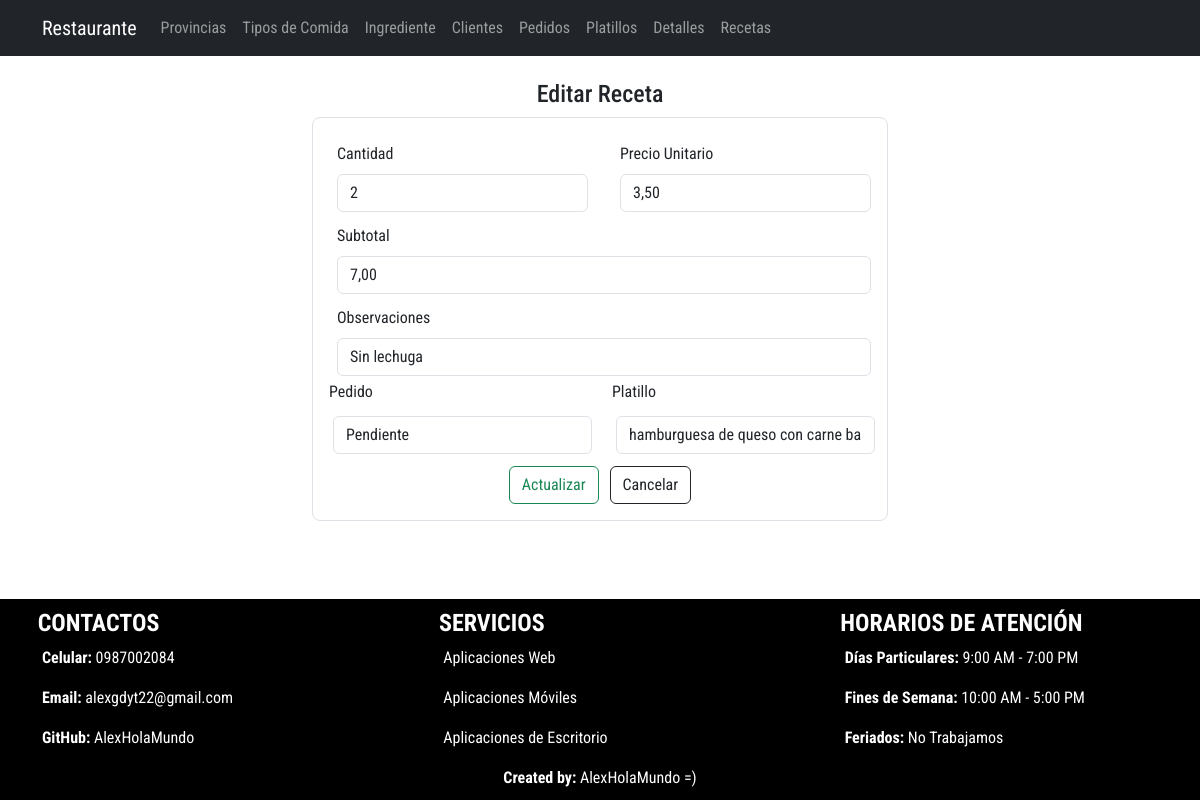
The app's page /editarDetalle/4 with its own data.
### Aplicaciones/RestauranteWT/models.py (models this page shows, shortened)
class Detalle(models.Model):
    idDetalle_wt = models.AutoField(primary_key=True)
    cantidad_wt = models.IntegerField()
    precio_unitario_wt = models.DecimalField(max_digits=8, decimal_places=2)
    subtotal_wt = models.DecimalField(max_digits=8, decimal_places=2)
    observaciones_wt = models.CharField(max_length=50)
    pedido_wt = models.ForeignKey(Pedido, null=True, blank=True, on_delete=models.CASCADE)
    platillo_wt = models.ForeignKey(Platillo, null=True, blank=True, on_delete=models.CASCADE)

### Aplicaciones/RestauranteWT/views.py (the view)
# urls.py: path('editarDetalle/<int:id>', views.editarDetalle),
def editarDetalle(request, id):
    detalleEditar=Detalle.objects.get(idDetalle_wt=id)
    pedidoBdd=Pedido.objects.all()
    platilloBdd=Platillo.objects.all()
    return render(request, 'editarDetalle.html', {'detalle':detalleEditar, 'pedidos':pedidoBdd, 'platillos':platilloBdd})

### Aplicaciones/RestauranteWT/templates/editarDetalle.html (shortened to what this page needs)
 {% extends "plantilla.html" %} {% block contenido %}
<div class="container w-50 mt-4 mb-4">
  <h4 class="text-center">Editar Receta</h4>
  <form
    class="border p-3 rounded-3"
    action="/actualizarDetalle/"
    method="POST"
    enctype="multipart/form-data"
  >
    <div class="row">
      <div class="col-md-6">
        <div class="m-1">
          <label for="" class="form-label m-1">Cantidad</label>
          <input
            type="number"
            required
            class="form-control m-1"
            placeholder="Ej.2 "
            value="{{detalle.cantidad_wt}}"
            name="cantidad_wt"
            id="cantidad_wt"
          />
        </div>
      </div>
      <div class="col-md-6">
        <div class="m-1">
          <label for="" class="form-label m-1">Precio Unitario</label>
          <input
            type="text"
            required
            class="form-control m-1"
            placeholder="Ej. 2.50"
            value="{{detalle.precio_unitario_wt}}"
            name="precio_unitario_wt"
            id="precio_unitario_wt"
          />
        </div>
      </div>
    </div>
    <div class="row">
      <div class="col-md-12">
        <div class="m-1">
          <label for="" class="form-label m-1">Subtotal</label>
          <input
            type="text"
            required
            class="form-control m-1"
            placeholder="Ej. 5.00"
            value="{{detalle.subtotal_wt}}"
            name="subtotal_wt"
            id="subtotal_wt"
          />
        </div>
      </div>
    </div>
    <div class="row">
      <div class="col-md-12">
        <div class="m-1">
          <label for="" class="form-label m-1">Observaciones</label>
          <input
            type="text"
            required
            class="form-control m-1"
            placeholder="Ej. Ninguna"
            value="{{detalle.observaciones_wt}}"
            name="observaciones_wt"
            id="observaciones_wt"
          />
        </div>
      </div>
    </div>
    <div class="row">
      <div class="col-md-6">
        <label for="" class="form-label"> Pedido</label>
        <select
          name="idPedido_wt"
          required
          class="form-control m-1"
          id="idPedido_wt"
        >
          {% for pedido in pedidos %}
          <option value="{{pedido.idPedido_wt}}">{{pedido.estado_wt}}</option>
          {% endfor %}
        </select>
      </div>
      <div class="col-md-6">
        <label for="" class="form-label"> Platillo</label>
        <select
          name="idPlatillo_wt"
          required
          class="form-control m-1"
          id="idPlatillo_wt"
        >
          {% for platillo in platillos %}
          <option value="{{platillo.idPlatillo_wt}}">
            {{platillo.descripcion_wt}}
          </option>
          {% endfor %}
        </select>
      </div>
    </div>
    <center class="mt-2">
      <button type="submit" name="button" class="btn btn-outline-success">
        Actualizar</button
      >&nbsp;&nbsp;
      <a href="/listaDetalle/" class="btn btn-outline-dark"> Cancelar </a>
    </center>
  </form>
</div>
{% endblock contenido %}

### crudRestaurante/static/css/styles.css (style rules this page uses)
body { font-family: 'Great Vibes', cursive; font-family: 'PT Sans', sans-serif; font-family: 'PT Sans Narrow', sans-serif; font-family: 'Roboto Condensed', sans-serif; }

### records on screen
Detalle: cantidad_wt "2", precio_unitario_wt "3,50", subtotal_wt "7,00", observaciones_wt "Sin lechuga"

### other values on screen
form field idPedido_wt "Pendiente"
form field idPlatillo_wt "hamburguesa de queso con carne baniada en salsas"
